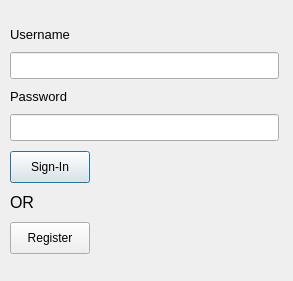
<?xml version="1.0" encoding="UTF-8"?>
<ui version="4.0">
 <class>Dialog</class>
 <widget class="QDialog" name="Dialog">
  <property name="geometry">
   <rect>
    <x>0</x>
    <y>0</y>
    <width>293</width>
    <height>281</height>
   </rect>
  </property>
  <property name="windowTitle">
   <string>SignIn</string>
  </property>
  <widget class="QWidget" name="formLayoutWidget">
   <property name="geometry">
    <rect>
     <x>0</x>
     <y>0</y>
     <width>289</width>
     <height>281</height>
    </rect>
   </property>
   <layout class="QFormLayout" name="formLayout">
    <property name="sizeConstraint">
     <enum>QLayout::SetMinimumSize</enum>
    </property>
    <property name="fieldGrowthPolicy">
     <enum>QFormLayout::ExpandingFieldsGrow</enum>
    </property>
    <property name="rowWrapPolicy">
     <enum>QFormLayout::WrapAllRows</enum>
    </property>
    <property name="labelAlignment">
     <set>Qt::AlignCenter</set>
    </property>
    <property name="formAlignment">
     <set>Qt::AlignCenter</set>
    </property>
    <property name="horizontalSpacing">
     <number>10</number>
    </property>
    <property name="verticalSpacing">
     <number>10</number>
    </property>
    <property name="leftMargin">
     <number>10</number>
    </property>
    <property name="topMargin">
     <number>0</number>
    </property>
    <property name="rightMargin">
     <number>10</number>
    </property>
    <property name="bottomMargin">
     <number>0</number>
    </property>
    <item row="0" column="0">
     <widget class="QLabel" name="label_2">
      <property name="font">
       <font>
        <pointsize>10</pointsize>
       </font>
      </property>
      <property name="text">
       <string>Username</string>
      </property>
     </widget>
    </item>
    <item row="0" column="1">
     <widget class="QLineEdit" name="usernameEdit">
      <property name="font">
       <font>
        <pointsize>12</pointsize>
       </font>
      </property>
     </widget>
    </item>
    <item row="1" column="0">
     <widget class="QLabel" name="label_3">
      <property name="font">
       <font>
        <pointsize>10</pointsize>
       </font>
      </property>
      <property name="text">
       <string>Password</string>
      </property>
     </widget>
    </item>
    <item row="1" column="1">
     <widget class="QLineEdit" name="passwordEdit">
      <property name="font">
       <font>
        <pointsize>12</pointsize>
       </font>
      </property>
     </widget>
    </item>
    <item row="2" column="0">
     <widget class="QPushButton" name="signinButton">
      <property name="sizePolicy">
       <sizepolicy hsizetype="Fixed" vsizetype="Fixed">
        <horstretch>0</horstretch>
        <verstretch>0</verstretch>
       </sizepolicy>
      </property>
      <property name="minimumSize">
       <size>
        <width>64</width>
        <height>32</height>
       </size>
      </property>
      <property name="text">
       <string>Sign-In</string>
      </property>
     </widget>
    </item>
    <item row="2" column="1">
     <widget class="QLabel" name="label_4">
      <property name="sizePolicy">
       <sizepolicy hsizetype="Preferred" vsizetype="Fixed">
        <horstretch>0</horstretch>
        <verstretch>0</verstretch>
       </sizepolicy>
      </property>
      <property name="font">
       <font>
        <pointsize>12</pointsize>
       </font>
      </property>
      <property name="text">
       <string>OR</string>
      </property>
      <property name="alignment">
       <set>Qt::AlignCenter</set>
      </property>
     </widget>
    </item>
    <item row="3" column="0">
     <widget class="QPushButton" name="registerButton">
      <property name="sizePolicy">
       <sizepolicy hsizetype="Fixed" vsizetype="Fixed">
        <horstretch>0</horstretch>
        <verstretch>0</verstretch>
       </sizepolicy>
      </property>
      <property name="minimumSize">
       <size>
        <width>64</width>
        <height>32</height>
       </size>
      </property>
      <property name="text">
       <string>Register</string>
      </property>
     </widget>
    </item>
   </layout>
  </widget>
 </widget>
 <resources/>
 <connections/>
</ui>
